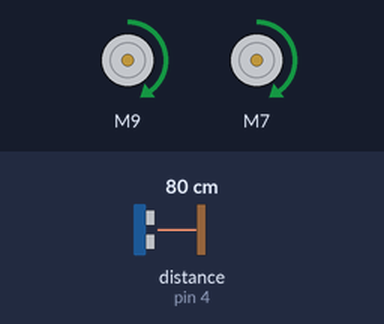
The sketch below on a simulated Arduino Uno, built with avr-gcc and run on an emulated ATmega328P. Shown: 2 × DC motor (green arrow = forward, orange = backward, longer = faster). Inputs (shaded band) come from the test bench; at power-on: distance to the obstacle (sensor on pin 4) 80 cm. The echo pulse lasts 58.3 µs per cm.

Above: at 1.2 s.
1.3 s: distance to the obstacle (sensor on pin 4) set to 43 cm
2.8 s: distance to the obstacle (sensor on pin 4) set to 37 cm
At 4.2 s:
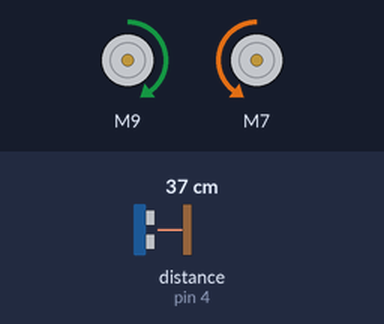
4.5 s: distance to the obstacle (sensor on pin 4) set to 23 cm
6.0 s: distance to the obstacle (sensor on pin 4) set to 19 cm
At 8.9 s:
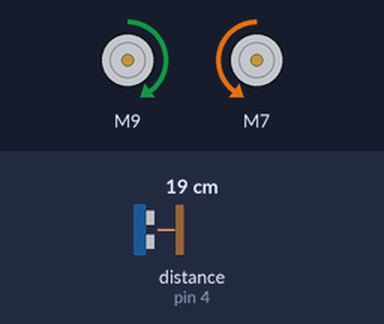
9.0 s: distance to the obstacle (sensor on pin 4) set to 35 cm
At 9.5 s:
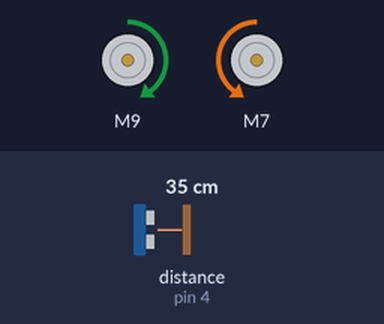
10.5 s: distance to the obstacle (sensor on pin 4) set to 2 cm
At 10.77 s:
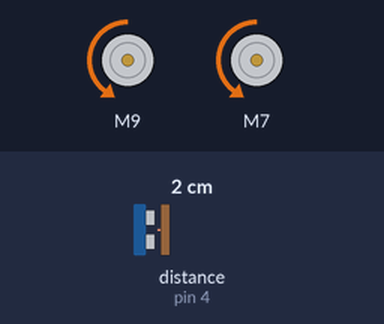
Timing chart, 0 to 14.5 s (numbered marks = the images above; inputs shaded):
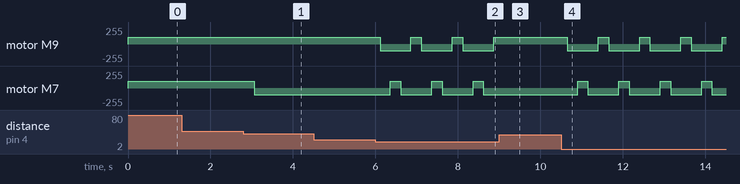

The sketch:

robot.ino
```cpp
#include <L298N.h>
#include <hcsr04.h>

#define TRIG 3
#define ECHO 4

// Motor A
#define ENA 10 // D10
#define IN1 9  // D9
#define IN2 8  // D8

// Motor B
#define IN3 7  // D7
#define IN4 6  // D6
#define ENB 5  // D5

// TRIG, ECHO, MIN_RANGE, MAX_RANGE
HCSR04 sensorA(TRIG, ECHO, 20, 4000);

// create both motor instances
L298N motorA(ENA, IN1, IN2);
L298N motorB(ENB, IN3, IN4);

void setup() {
  setSpeed(100);
}

// set the motor speed between 0 and 255
void setSpeed(int speed) {
  motorA.setSpeed(speed);
  motorB.setSpeed(speed);
}

void forward(int i) {
  motorA.forward();
  motorB.forward();
  delay(i);
}

void backward(int i) {
  motorA.backward();
  motorB.backward();
  delay(i);
}

void left(int i) {
  motorA.forward();
  motorB.backward();
  delay(i);
}

void right(int i) {
  motorA.backward();
  motorB.forward();
  delay(i);
}

void loop() {
  if (sensorA.distanceInMillimeters() > 400) {
    forward(250);
  } else if (sensorA.distanceInMillimeters() > 200) {
    left(250);
  } else {
    backward(250);
    right(250);
    backward(250);
    left(250);
  }
}
```

Measured:
- the behaviour switches between 41 and 40 cm on distance to the obstacle (sensor on pin 4) (found by bisection; images 0 and 1)
- the behaviour switches between 21 and 20 cm on distance to the obstacle (sensor on pin 4) (found by bisection; images 1 and 2)
- after the input at 1.3 s, every drawn part: stays the same
- after the input at 2.8 s, motor M7: forward 100/255 → backward 100/255 after 0.26 s
- after the input at 4.5 s, every drawn part: stays the same
- after the input at 6.0 s, motor M9: alternates forward 100/255 for 0.25 s and backward 100/255 for 0.75 s, starting after 0.11 s; motor M7: alternates forward 100/255 for 0.25 s and backward 100/255 for 0.75 s, starting after 0.36 s
- after the input at 9.0 s, motor M9: stays forward 100/255 (without the input it goes to backward 100/255 after 0.12 s); motor M7: stays backward 100/255 (without the input it goes to forward 100/255 after 0.37 s)
- after the input at 10.5 s, motor M9: alternates forward 100/255 for 0.25 s and backward 100/255 for 0.75 s, starting after 0.15 s; motor M7: alternates forward 100/255 for 0.25 s and backward 100/255 for 0.75 s, starting after 0.40 s
